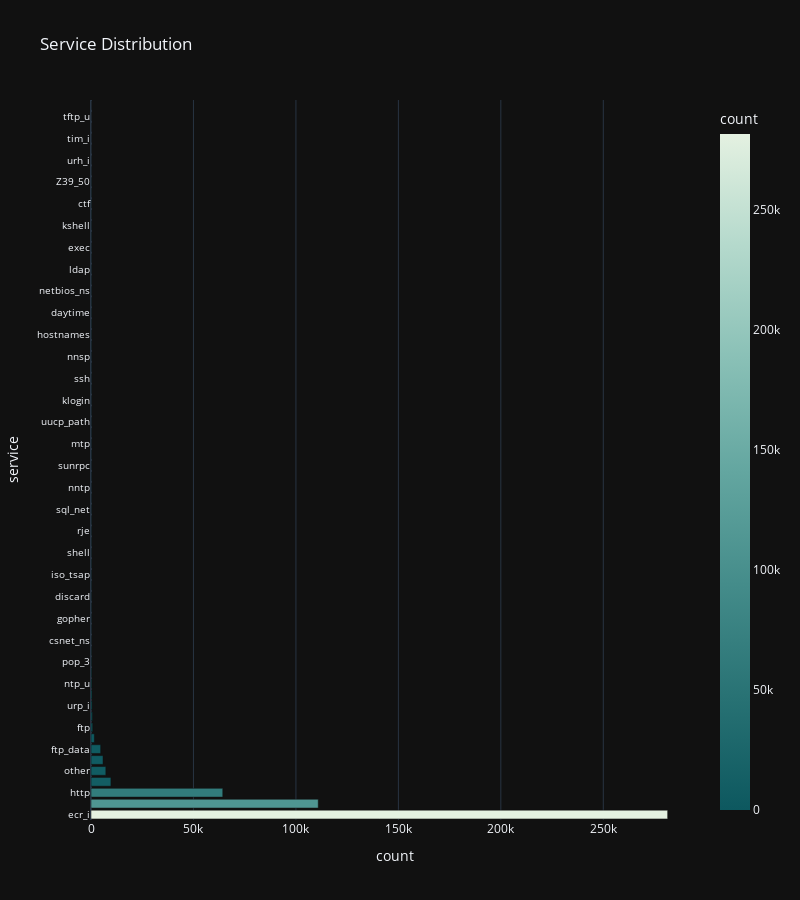

The notebook cell this image was saved under:
### Code cell
fig = plot_bar(raw_data, 'service', 'Service Distribution', width=800, height=900)
fig.write_image('../figures/service_distribution.svg')

### Figure 1 — Plotly figure (JSON) as saved in the notebook; plotly's stock layout.template omitted (floating-point values rounded to 4 significant figures)
{"data": [{"alignmentgroup": "True", "hovertemplate": "count=%{marker.color}<br>service=%{y}<extra></extra>", "legendgroup": "", "marker": {"color": [281400, 110893, 64293, 9723, 7237, 5863, 4721, 1642, 798, 670, 538, 513, 380, 328, 202, 157, 126, 120, 117, 117, 116, 116, 115, 115, 112, 112, 111, 110, 110, 109, 108, 108, 107, 107, 107, 106, 106, 106, 106, 106, 105, 105, 105, 104, 104, 103, 103, 102, 102, 101, 101, 99, 99, 99, 98, 98, 97, 95, 92, 43, 14, 11, 7, 1, 1, 1], "coloraxis": "coloraxis", "pattern": {"shape": ""}}, "name": "", "offsetgroup": "", "orientation": "h", "showlegend": false, "textposition": "auto", "type": "bar", "x": [281400, 110893, 64293, 9723, 7237, 5863, 4721, 1642, 798, 670, 538, 513, 380, 328, 202, 157, 126, 120, 117, 117, 116, 116, 115, 115, 112, 112, 111, 110, 110, 109, 108, 108, 107, 107, 107, 106, 106, 106, 106, 106, 105, 105, 105, 104, 104, 103, 103, 102, 102, 101, 101, 99, 99, 99, 98, 98, 97, 95, 92, 43, 14, 11, 7, 1, 1, 1], "xaxis": "x", "y": ["ecr_i", "private", "http", "smtp", "other", "domain_u", "ftp_data", "eco_i", "ftp", "finger", "urp_i", "telnet", "ntp_u", "auth", "pop_3", "time", "csnet_ns", "remote_job", "gopher", "imap4", "discard", "domain", "iso_tsap", "systat", "shell", "echo", "rje", "whois", "sql_net", "printer", "nntp", "courier", "sunrpc", "netbios_ssn", "mtp", "vmnet", "uucp_path", "uucp", "klogin", "bgp", "ssh", "supdup", "nnsp", "login", "hostnames", "efs", "daytime", "link", "netbios_ns", "pop_2", "ldap", "netbios_dgm", "exec", "http_443", "kshell", "name", "ctf", "netstat", "Z39_50", "IRC", "urh_i", "X11", "tim_i", "pm_dump", "tftp_u", "red_i"], "yaxis": "y"}], "layout": {"barmode": "relative", "coloraxis": {"colorbar": {"title": {"text": "count"}}, "colorscale": [[0, "rgb(13, 88, 95)"], [0.1667, "rgb(40, 114, 116)"], [0.3333, "rgb(68, 140, 138)"], [0.5, "rgb(99, 166, 160)"], [0.6667, "rgb(137, 192, 182)"], [0.8333, "rgb(180, 217, 204)"], [1, "rgb(228, 241, 225)"]]}, "height": 900, "legend": {"tracegroupgap": 0}, "title": {"text": "Service Distribution"}, "width": 800, "xaxis": {"anchor": "y", "domain": [0, 1], "title": {"text": "count"}}, "yaxis": {"anchor": "x", "domain": [0, 1], "tickfont": {"size": 10}, "title": {"text": "service"}}}}
